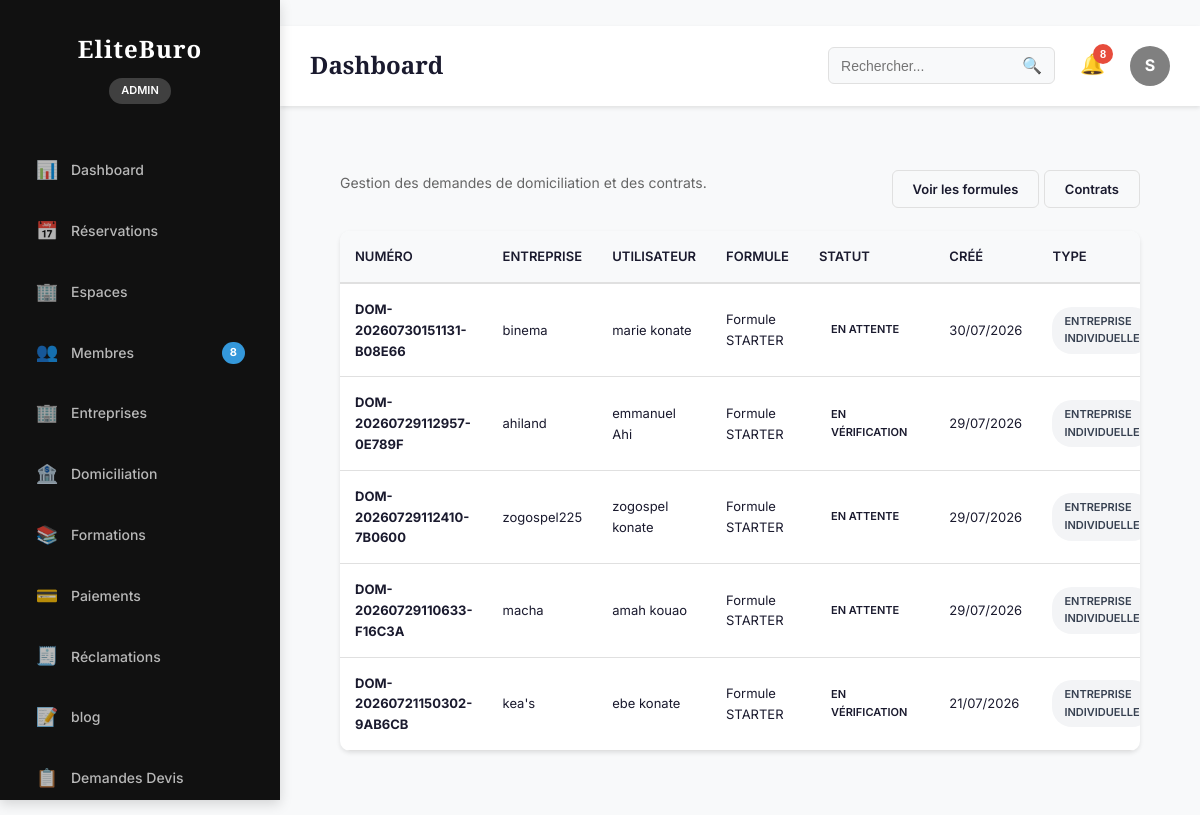
Page /dashboard/domiciliation/ (signed in) on the earlier database version.
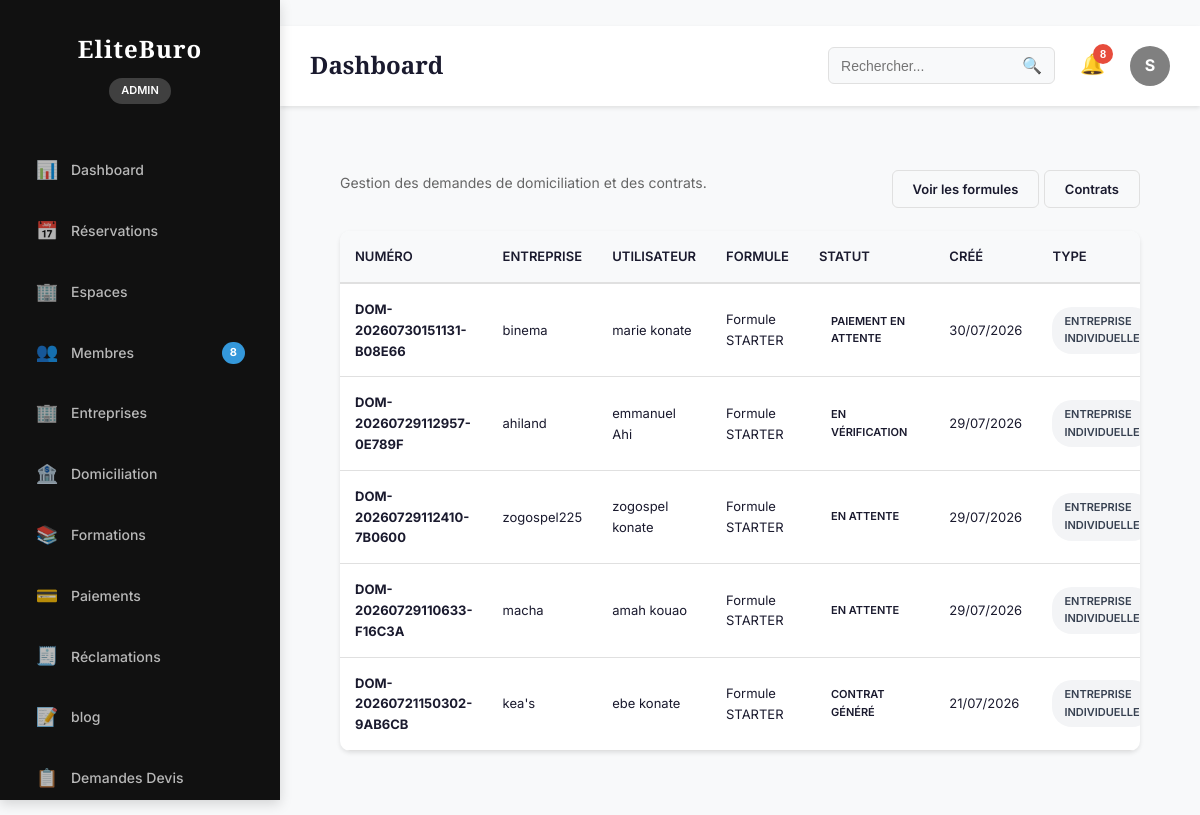
Same page on the later database version.
### domiciliation/models.py (models this page shows, shortened)
class DomiciliationRequest(models.Model):
    class Status(models.TextChoices):
        BROUILLON = "Brouillon", "Brouillon"
        EN_ATTENTE = "En attente", "En attente"
        DOCUMENTS_REÇUS = "Documents reçus", "Documents reçus"
        EN_VÉRIFICATION = "En vérification", "En vérification"
        CONTRAT_GÉNÉRÉ = "Contrat généré", "Contrat généré"
        CONTRAT_ENVOYÉ = "Contrat envoyé", "Contrat envoyé"
        SIGNATURE_EN_ATTENTE = "Signature en attente", "Signature en attente"
        PAIEMENT_EN_ATTENTE = "Paiement en attente", "Paiement en attente"
        ACTIVE = "Active", "Active"
        REFUSÉE = "Refusée", "Refusée"
        EXPIRÉE = "Expirée", "Expirée"
        RÉSILIÉE = "Résiliée", "Résiliée"
    class Meta:
        verbose_name = "Demande de domiciliation"
        verbose_name_plural = "Demandes de domiciliation"
        indexes = [
            models.Index(fields=["statut"]),
            models.Index(fields=["date_fin"]),
            models.Index(fields=["entreprise"]),
            models.Index(fields=["utilisateur"]),
        ]
        ordering = ["-date_creation"]
    class TypeDemande(models.TextChoices):
        DOMICILIATION = "DOMICILIATION", "Domiciliation simple"
        ENTREPRISE_INDIVIDUELLE = "EI", "Entreprise Individuelle"
        SARL = "SARL", "SARL"
        SARLU = "SARLU", "SARLU"
        SAS = "SAS", "SAS"
        SASU = "SASU", "SASU"
        ONG = "ONG", "ONG"
        STARTUP = "STARTUP", "Startup"
        SCI = "SCI", "SCI"
        ASSOCIATION = "ASSOCIATION", "Association"
        FONDATION = "FONDATION", "Fondation"
        SCOOP = "SCOOP", "SCOOP"
    type_demande = models.CharField(
        max_length=50,
        choices=TypeDemande.choices,
        default=TypeDemande.DOMICILIATION
    )
    id = models.UUIDField(primary_key=True, default=uuid.uuid4, editable=False)
    utilisateur = models.ForeignKey(
        settings.AUTH_USER_MODEL,
        on_delete=models.CASCADE,
        related_name="domiciliation_requests",
    )
    entreprise = models.ForeignKey(
        "accounts.Company",
        on_delete=models.CASCADE,
        related_name="domiciliation_requests",
        help_text="Entreprise concernée par la domiciliation",
    )
    formule = models.ForeignKey(
        DomiciliationPlan,
        on_delete=models.PROTECT,
        related_name="domiciliation_requests",
    )
    numero_demande = models.CharField(max_length=60, unique=True, db_index=True)
    statut = models.CharField(max_length=64, choices=Status.choices, default=Status.BROUILLON)
    date_debut = models.DateField(null=True, blank=True)
    date_fin = models.DateField(null=True, blank=True)
    adresse_domiciliation = models.TextField()
    observations = models.TextField(blank=True)
    date_creation = models.DateTimeField(auto_now_add=True, db_index=True)
    derniere_modification = models.DateTimeField(auto_now=True)

class DomiciliationPlan(models.Model):
    class Meta:
        verbose_name = "Formule de domiciliation"
        verbose_name_plural = "Formules de domiciliation"
        ordering = ["ordre"]
        indexes = [
            models.Index(fields=["slug"]),
            models.Index(fields=["actif"]),
        ]
    nom = models.CharField(max_length=200)
    slug = models.SlugField(max_length=220, unique=True)
    description = models.TextField()
    prix = models.DecimalField(
        max_digits=12,
        decimal_places=2,
        validators=[MinValueValidator(0)],
    )
    durée = models.PositiveIntegerField(help_text="Durée en mois")
    avantages = models.TextField(help_text="Liste des avantages, séparés par des retours à la ligne")
    actif = models.BooleanField(default=True)
    ordre = models.PositiveIntegerField(default=0, db_index=True, help_text="Ordre d’affichage")

### accounts/models.py (models this page shows, shortened)
class Company(models.Model):
    id = models.UUIDField(
        primary_key=True,
        default=uuid.uuid4,
        editable=False
    )
    owner = models.ForeignKey(
        settings.AUTH_USER_MODEL,
        on_delete=models.CASCADE,
        related_name="companies"
    )
    company_name = models.CharField(
        max_length=255
    )
    legal_form = models.CharField(
        max_length=100,
        blank=True
    )
    registration_number = models.CharField(
        max_length=100,
        blank=True
    )
    tax_number = models.CharField(
        max_length=100,
        blank=True
    )
    phone = models.CharField(
        max_length=20,
        blank=True
    )
    email = models.EmailField(
        blank=True
    )
    website = models.URLField(
        blank=True
    )
    description = models.TextField(
        blank=True
    )
    logo = models.ImageField(
        upload_to="companies/logo/",
        blank=True,
        null=True
    )
    created_at = models.DateTimeField(auto_now_add=True)
    updated_at = models.DateTimeField(auto_now=True)
    class Meta:
        ordering = ["company_name"]

class User(AbstractUser):
    class Role(models.TextChoices):
        ADMIN = "ADMIN", "Administrateur"
        MANAGER = "MANAGER", "Gestionnaire"
        MEMBER = "MEMBER", "Membre"
        TRAINER = "TRAINER", "Formateur"
    username = None
    id = models.UUIDField(
        primary_key=True,
        default=uuid.uuid4,
        editable=False
    )
    email = models.EmailField(
        unique=True
    )
    first_name = models.CharField(
        max_length=150
    )
    last_name = models.CharField(
        max_length=150
    )
    phone_validator = RegexValidator(
        regex=r'^\+?[0-9]{8,15}$',
        message="Numéro de téléphone invalide."
    )
    phone = models.CharField(
        max_length=20,
        validators=[phone_validator],
        unique=True
    )
    avatar = models.ImageField(
        upload_to="users/avatar/",
        blank=True,
        null=True
    )
    role = models.CharField(
        max_length=20,
        choices=Role.choices,
        default=Role.MEMBER
    )
    company_name = models.CharField(
        max_length=255,
        blank=True
    )
    job_title = models.CharField(
        max_length=255,
        blank=True
    )
    birth_date = models.DateField(
        blank=True,
        null=True
    )
    gender = models.CharField(
        max_length=20,
        blank=True
    )
    website = models.URLField(
        blank=True
    )
    bio = models.TextField(
        blank=True
    )
    language = models.CharField(
        max_length=10,
        default="fr"
    )
    timezone = models.CharField(
        max_length=100,
        default="Africa/Abidjan"
    )
    is_email_verified = models.BooleanField(
        default=False
    )
    is_phone_verified = models.BooleanField(
        default=False
    )
    receive_email_notification = models.BooleanField(
        default=True
    )
    receive_sms_notification = models.BooleanField(
        default=True
    )
    receive_whatsapp_notification = models.BooleanField(
        default=True
    )
    last_activity = models.DateTimeField(
        null=True,
        blank=True
    )
    created_at = models.DateTimeField(
        auto_now_add=True
    )
    updated_at = models.DateTimeField(
        auto_now=True
    )
    USERNAME_FIELD = "email"
    REQUIRED_FIELDS = []
    objects = UserManager()
    class Meta:
        ordering = ["-created_at"]
        verbose_name = "Utilisateur"
        verbose_name_plural = "Utilisateurs"
    @property
    def full_name(self):
        return f"{self.first_name} {self.last_name}"

### dashboard/views.py (the view)
# urls.py: path("domiciliation/", AdminDomiciliationView.as_view(), name="domiciliation"),
class AdminDomiciliationView(AdminBaseView):
    template_name = "dashboard/admin/domiciliation.html"
    def get_context_data(self, **kwargs):
        context = super().get_context_data(**kwargs)
        context["requests"] = DomiciliationRequest.objects.select_related(
            "entreprise", "utilisateur", "formule"
        ).order_by("-date_creation")
        return context

### dashboard/permissions.py (called while the page is built)
def is_admin_or_manager(user) -> bool:
    return getattr(user, "is_authenticated", False) and getattr(user, "role", None) in {User.Role.ADMIN, User.Role.MANAGER}

### dashboard/services.py (called while the page is built)
def get_admin_stats() -> DashboardStats:
    user_count = User.objects.count()
    reservation_count = Reservation.objects.count()
    income_total = (
        Reservation.objects.filter(statut="confirmed").aggregate(total=Sum("montant_total")).get("total")
        or Decimal("0")
    )
    formation_count = Formation.objects.count()
    domiciliation_count = DomiciliationRequest.objects.count()
    return DashboardStats(
        users=user_count,
        reservations=reservation_count,
        income_total=income_total,
        formations=formation_count,
        domiciliation_requests=domiciliation_count,
    )

### dashboard/views.py (called while the page is built)
def admin_permission_guard(request: HttpRequest):
    if not is_admin_or_manager(request.user):
        raise PermissionDenied

    def dispatch(self, request: HttpRequest, *args, **kwargs):
        try:
            admin_permission_guard(request)
        except PermissionDenied:
            return HttpResponseForbidden("Accès réservé au back-office.")
        return super().dispatch(request, *args, **kwargs)

### templates/dashboard/admin/domiciliation.html (shortened to what the changed rows need)
{% extends 'layouts/base_admin.html' %}
{% block content %}
<div class="content">
    <div class="table-container">
        <table class="admin-table">
            <thead>
                <tr>
                    <th>
                        Numéro
                    </th>
                    <th>
                        Entreprise
                    </th>
                    <th>
                        Utilisateur
                    </th>
                    <th>
                        Formule
                    </th>
                    <th>
                        Statut
                    </th>
                    <th>
                        Créé
                    </th>
                    <th>
                        type
                    </th>
                </tr>
            </thead>
            <tbody>
            {% for req in requests %}
                <tr>
                    <td>
                        <strong>{{ req.numero_demande }}</strong>
                    </td>
                    <td>
                        {{ req.entreprise.company_name }}
                    </td>
                    <td>
                        {{ req.utilisateur.full_name|default:req.utilisateur.email }}
                    </td>
                    <td>
                        {{ req.formule.nom }}
                    </td>
                    <td>
                        {% if req.statut == "APPROUVEE" %}
                            <span class="status-badge confirmed">Approuvée</span>
                        {% elif req.statut == "EN_ATTENTE" %}
                            <span class="status-badge pending">En attente</span>
                        {% elif req.statut == "REFUSEE" %}
                            <span class="status-badge cancelled">Refusée</span>
                        {% else %}
                            <span class="status-badge">{{ req.statut }}</span>
                        {% endif %}
                    </td>
                    <td>
                        {{ req.date_creation|date:"d/m/Y" }}
                    </td>
                    <td>
                            {% if req.type_demande == "DOMICILIATION" %}
                                <span class="status-badge" style="background:#f0fdf4;color:#166534;">
                                    Domiciliation simple
                                </span>
                            {% elif req.type_demande == "EI" %}
                                <span class="status-badge" style="background:#f3f4f6;color:#374151;">
                                    Entreprise Individuelle
                                </span>
                            {% elif req.type_demande == "SARL" %}
                                <span class="status-badge" style="background:#dbeafe;color:#1e40af;">
                                    SARL
                                </span>
                            {% elif req.type_demande == "SARLU" %}
                                <span class="status-badge" style="background:#e0e7ff;color:#3730a3;">
                                    SARLU
                                </span>
                            {% elif req.type_demande == "SAS" %}
                                <span class="status-badge" style="background:#f3e8ff;color:#6b21a8;">
                                    SAS
                                </span>
                            {% elif req.type_demande == "SASU" %}
                                <span class="status-badge" style="background:#fce7f3;color:#9d174d;">
                                    SASU
                                </span>
                            {% elif req.type_demande == "ONG" %}
                                <span class="status-badge" style="background:#d1fae5;color:#065f46;">
                                    ONG
                                </span>
                            {% elif req.type_demande == "STARTUP" %}
                                <span class="status-badge" style="background:#fef3c7;color:#92400e;">
                                    Startup
                                </span>
                            {% elif req.type_demande == "SCI" %}
                                <span class="status-badge" style="background:#e0f2fe;color:#075985;">
                                    SCI
                                </span>
                            {% elif req.type_demande == "ASSOCIATION" %}
                                <span class="status-badge" style="background:#ede9fe;color:#5b21b6;">
                                    Association
                                </span>
                            {% elif req.type_demande == "FONDATION" %}
                                <span class="status-badge" style="background:#fce7f3;color:#831843;">
                                    Fondation
                                </span>
                            {% elif req.type_demande == "SCOOP" %}
                                <span class="status-badge" style="background:#fef9c3;color:#713f12;">
                                    SCOOP
                                </span>
                            {% else %}
                                <span class="status-badge" style="background:#f3f4f6;color:#6b7280;">
                                    Non défini
                                </span>
                            {% endif %}
                        </td>
                </tr>
            {% endfor %}
            </tbody>
        </table>
    </div>
</div>
{% endblock %}

Differences in the rows shown:
changed DomiciliationRequest "DOM-20260730151131-B08E66": statut "EN ATTENTE" → "PAIEMENT EN ATTENTE"
changed DomiciliationRequest "DOM-20260721150302-9AB6CB": statut "EN VÉRIFICATION" → "CONTRAT GÉNÉRÉ"
